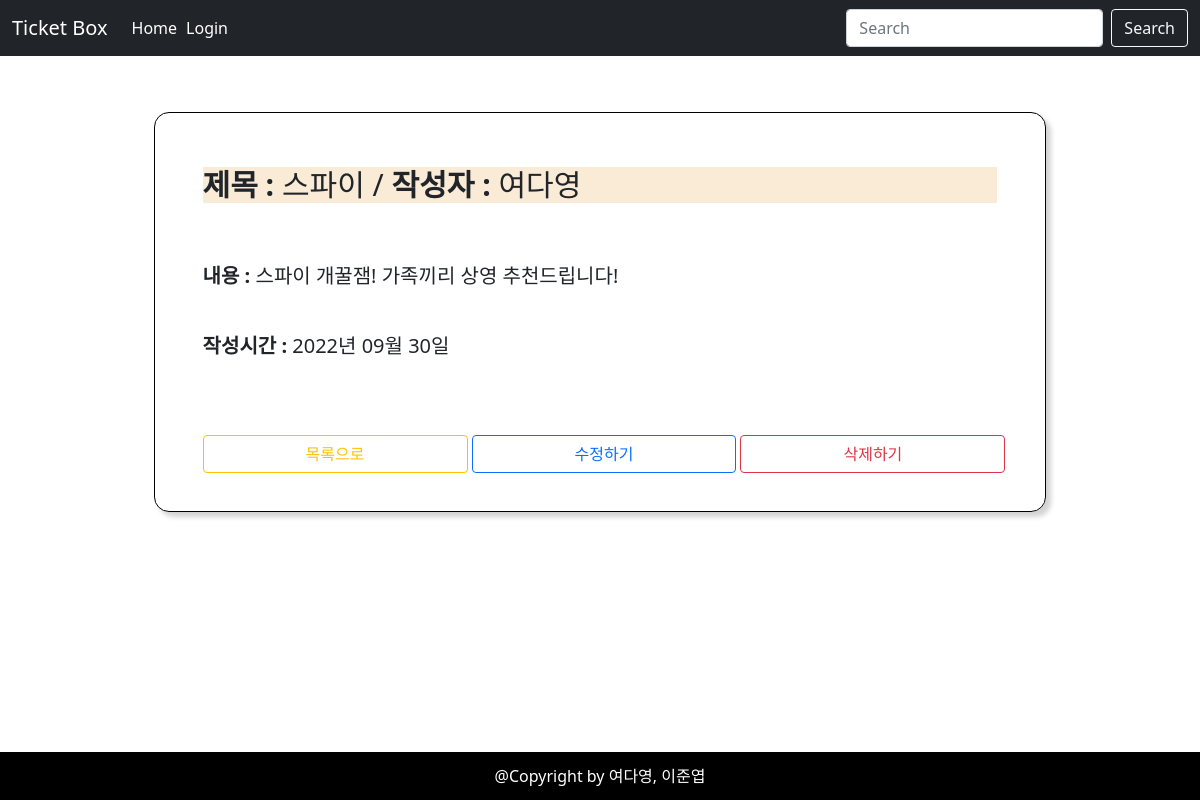
Screenshot of /detail/15 with the database file from the repository.
### projectapp/models.py (models this page shows)
class Board(models.Model):
    boards = models.CharField(max_length=15)
    user = models.CharField(max_length=15)
    title = models.CharField(max_length=50)
    content = models.TextField()
    created_at = models.DateTimeField(auto_now_add = True)

### projectapp/views.py (the view)
# urls.py: path('detail/<int:pk>', views.detail, name='detail'),
def detail(request, pk):
    board = Board.objects.get(pk=pk)
    context = {
        'board' : board,
    }
    return render(request,'board/detail.html', context)

### projectapp/templates/board/detail.html
{% extends 'base.html' %}
{% block content %}
<div class="container" style="padding-top:2rem; display:flex; align-items:center; justify-content:center;">
    <div class="px-5 d-flex flex-column align-items-left justify-content-evenly mt-4"
        style="border-radius:15px; border:1px solid black; width:80%; height:25rem; display:flex; flex-direction:column; align-items:left; justify-content:space-evenly; box-shadow:5px 5px 5px lightgray;">
        <div style="padding:1rem 0;">
            <h1 style="background-color:antiquewhite; font-size:30px; text-align: start;"><span
                    style="font-weight:bold;">제목 : </span>{{ board.title }} / <span style="font-weight:bold;">작성자 :
                </span>{{ board.user }}</h1>
        </div>
        <h1 style="font-size:20px;"><span style="font-weight:bold;">내용 : </span>{{ board.content }}</h1>
        <h1 style="font-size:20px;"><span style="font-weight:bold;">작성시간 : </span>{{ board.created_at|date:'Y년 m월 d일' }}
        </h1>
        <div class='d-grid d-flex gap-1' style="padding-top:2rem;">
            <a type="submit" class="btn btn-outline-warning col-4" href="{% url 'board:index' %}">목록으로</a>
            <a type="submit" class="btn btn-outline-primary col-4" href="{% url 'board:update' board.id %}">수정하기</a>
            <a type="submit" class="btn btn-outline-danger col-4" href="{% url 'board:delete' board.id %}">삭제하기</a>
        </div>
    </div>
</div>
{% endblock %}

### rows the page displays
Board: title "스파이", user "여다영", content "스파이 개꿀잼! 가족끼리 상영 추천드립니다!", created_at "2022년 09월 30일"
